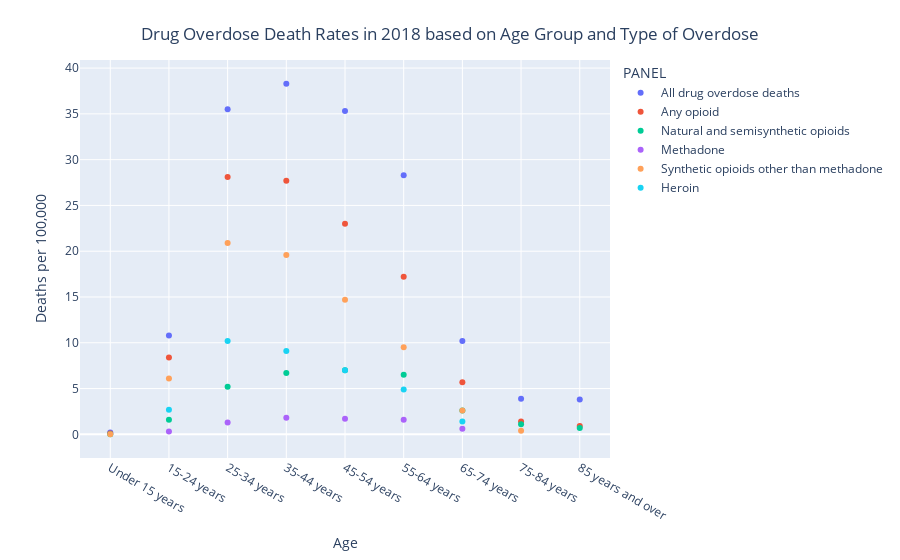

The notebook cell this image was saved under:
### Markdown cell above
Lastly, the scatterplot below shows differences between different ages. Each point represents an estimated death rate for an age group, with the color corresponding to the type of drug overdose. Hovering over each one displays the numeric death rate per 100,000 resident populatation associated with that age group and type of overdose. 

Without respect to the specific type of drug overdose, the 35-44 year-old group has the highest death rates, with 38.3 deaths per 100,000 resident population. On the other hand,

### Code cell
#Plotly Visualization
import plotly.graph_objects as go
import plotly.express as px

# Data filtering and re-labeling 
filtered_data = data[(data['YEAR'] == 2018) & (data['STUB_NAME'] == 'Age')]

# Mapping for PANEL variable
panel_mapping = {'Drug overdose deaths involving other synthetic opioids (other than methadone)': 'Synthetic opioids other than methadone', 
                 'Drug overdose deaths involving any opioid': 'Any opioid', 
                 'Drug overdose deaths involving heroin': 'Heroin', 
                 'Drug overdose deaths involving methadone': 'Methadone',
                 'Drug overdose deaths involving natural and semisynthetic opioids': 'Natural and semisynthetic opioids'}

filtered_data.loc[:, 'PANEL'] = filtered_data['PANEL'].replace(panel_mapping)

# Create a scatterplot to compare rates across age groups
fig = px.scatter(filtered_data, x= 'STUB_LABEL', y='ESTIMATE',
	             color='PANEL', 
                 hover_data='ESTIMATE')

# Add labels and titles
fig.update_layout(xaxis_title='Age', yaxis_title='Deaths per 100,000')
fig.update_layout(title_text='Drug Overdose Death Rates in 2018 based on Age Group and Type of Overdose', title_x=0.5, title_y=0.95)

fig.show()

### Figure 1 — Plotly figure (JSON) as saved in the notebook; plotly's stock layout.template omitted (floating-point values rounded to 4 significant figures)
{"data": [{"hovertemplate": "PANEL=All drug overdose deaths<br>STUB_LABEL=%{x}<br>ESTIMATE=%{y}<extra></extra>", "legendgroup": "All drug overdose deaths", "marker": {"color": "#636efa", "symbol": "circle"}, "mode": "markers", "name": "All drug overdose deaths", "orientation": "v", "showlegend": true, "type": "scatter", "x": ["Under 15 years", "15-24 years", "25-34 years", "35-44 years", "45-54 years", "55-64 years", "65-74 years", "75-84 years", "85 years and over"], "xaxis": "x", "y": [0.2, 10.8, 35.5, 38.3, 35.3, 28.3, 10.2, 3.9, 3.8], "yaxis": "y"}, {"hovertemplate": "PANEL=Any opioid<br>STUB_LABEL=%{x}<br>ESTIMATE=%{y}<extra></extra>", "legendgroup": "Any opioid", "marker": {"color": "#EF553B", "symbol": "circle"}, "mode": "markers", "name": "Any opioid", "orientation": "v", "showlegend": true, "type": "scatter", "x": ["Under 15 years", "15-24 years", "25-34 years", "35-44 years", "45-54 years", "55-64 years", "65-74 years", "75-84 years", "85 years and over"], "xaxis": "x", "y": [0.1, 8.4, 28.1, 27.7, 23, 17.2, 5.7, 1.4, 0.9], "yaxis": "y"}, {"hovertemplate": "PANEL=Natural and semisynthetic opioids<br>STUB_LABEL=%{x}<br>ESTIMATE=%{y}<extra></extra>", "legendgroup": "Natural and semisynthetic opioids", "marker": {"color": "#00cc96", "symbol": "circle"}, "mode": "markers", "name": "Natural and semisynthetic opioids", "orientation": "v", "showlegend": true, "type": "scatter", "x": ["Under 15 years", "15-24 years", "25-34 years", "35-44 years", "45-54 years", "55-64 years", "65-74 years", "75-84 years", "85 years and over"], "xaxis": "x", "y": [0, 1.6, 5.2, 6.7, 7, 6.5, 2.6, 1.1, 0.7], "yaxis": "y"}, {"hovertemplate": "PANEL=Methadone<br>STUB_LABEL=%{x}<br>ESTIMATE=%{y}<extra></extra>", "legendgroup": "Methadone", "marker": {"color": "#ab63fa", "symbol": "circle"}, "mode": "markers", "name": "Methadone", "orientation": "v", "showlegend": true, "type": "scatter", "x": ["Under 15 years", "15-24 years", "25-34 years", "35-44 years", "45-54 years", "55-64 years", "65-74 years", "75-84 years", "85 years and over"], "xaxis": "x", "y": [null, 0.3, 1.3, 1.8, 1.7, 1.6, 0.6, null, null], "yaxis": "y"}, {"hovertemplate": "PANEL=Synthetic opioids other than methadone<br>STUB_LABEL=%{x}<br>ESTIMATE=%{y}<extra></extra>", "legendgroup": "Synthetic opioids other than methadone", "marker": {"color": "#FFA15A", "symbol": "circle"}, "mode": "markers", "name": "Synthetic opioids other than methadone", "orientation": "v", "showlegend": true, "type": "scatter", "x": ["Under 15 years", "15-24 years", "25-34 years", "35-44 years", "45-54 years", "55-64 years", "65-74 years", "75-84 years", "85 years and over"], "xaxis": "x", "y": [0, 6.1, 20.9, 19.6, 14.7, 9.5, 2.6, 0.4, null], "yaxis": "y"}, {"hovertemplate": "PANEL=Heroin<br>STUB_LABEL=%{x}<br>ESTIMATE=%{y}<extra></extra>", "legendgroup": "Heroin", "marker": {"color": "#19d3f3", "symbol": "circle"}, "mode": "markers", "name": "Heroin", "orientation": "v", "showlegend": true, "type": "scatter", "x": ["Under 15 years", "15-24 years", "25-34 years", "35-44 years", "45-54 years", "55-64 years", "65-74 years", "75-84 years", "85 years and over"], "xaxis": "x", "y": [null, 2.7, 10.2, 9.1, 7, 4.9, 1.4, null, null], "yaxis": "y"}], "layout": {"legend": {"title": {"text": "PANEL"}, "tracegroupgap": 0}, "margin": {"t": 60}, "title": {"text": "Drug Overdose Death Rates in 2018 based on Age Group and Type of Overdose", "x": 0.5, "y": 0.95}, "xaxis": {"anchor": "y", "domain": [0, 1], "title": {"text": "Age"}}, "yaxis": {"anchor": "x", "domain": [0, 1], "title": {"text": "Deaths per 100,000"}}}}
